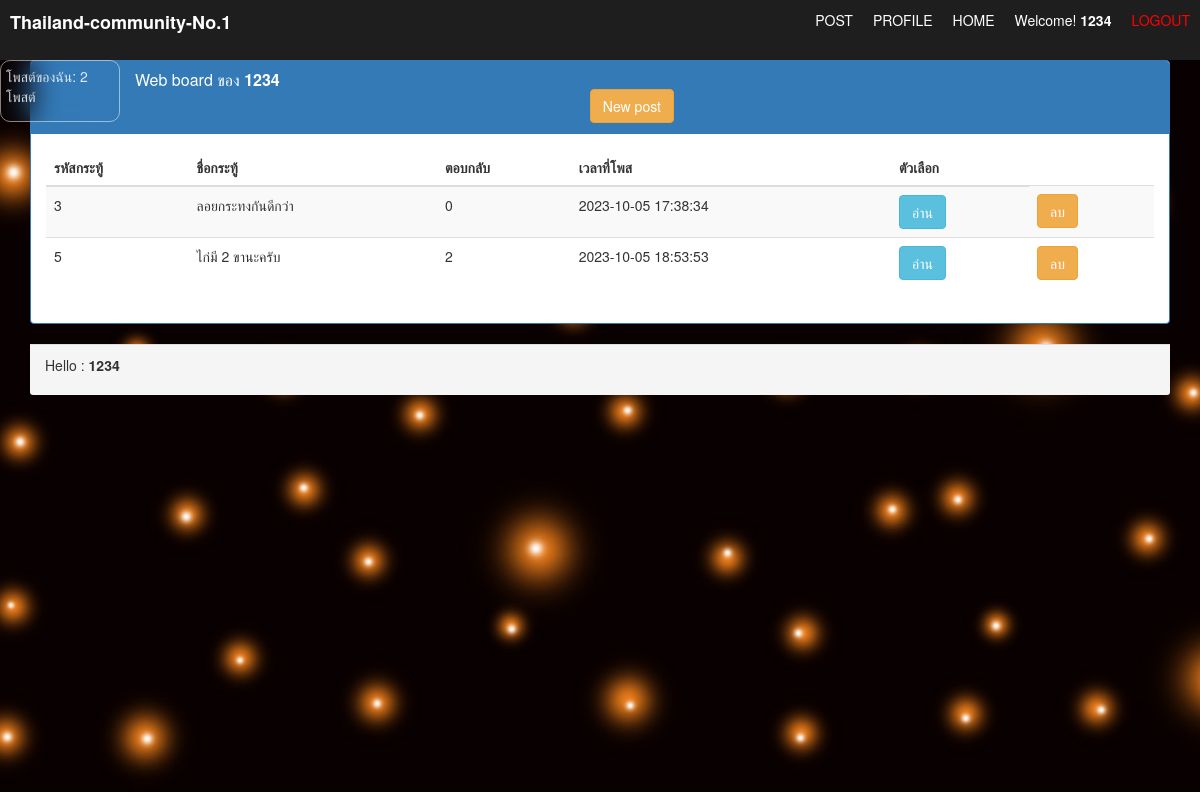
The page /profile.php (signed in) on the database its author committed.
### tables this page shows
CREATE TABLE `post` (
  `post_id` int(11) NOT NULL,
  `title` text NOT NULL,
  `detail` text NOT NULL,
  `date` timestamp NOT NULL DEFAULT current_timestamp(),
  `reply` int(11) NOT NULL,
  `id` int(20) NOT NULL
);

### profile.php (the view, shortened to what this page needs)
<?php
    include 'server.php';
        $user_id = $_SESSION['user_id'];
	    $sql = "SELECT * FROM post WHERE id = $user_id";
        $result = $conn->query($sql);
        $totalPosts = $result->num_rows;
?>
<!DOCTYPE html>
<html lang="en">
<head>
    <link rel="stylesheet" href="https://maxcdn.bootstrapcdn.com/bootstrap/3.4.1/css/bootstrap.min.css">
	<link rel="stylesheet" href="web_board.css">
 </head>
 <body>
	<section>
 <nav>
        <div class="logo">
            <a href="#">Thailand-community-No.1</a>
        </div>
         <ul class="menu">
            <li><a href="post.php">POST</a></li>
		    <li><a href="profile.php">PROFILE</a></li>
            <li><a href="index.php">HOME</a></li>
            <li><?php if (isset($_SESSION['username'])) : ?>
            <p>Welcome! <strong><?php echo $_SESSION['username']; ?></strong></p></li>
            <li><p><a href="index.php?logout='1'" style="color: red;">LOGOUT</a></p></li>
          <?php endif ?>
        </ul>
    </nav>
    <div class="left-box">
	<p style="float: right;">โพสต์ของฉัน: <?php echo $totalPosts; ?> โพสต์</p>
    </div>
   <div class="container">
		<div class="panel panel-primary">
			<div class="panel-heading">
				<div class="row">
					<div class="col-xs-6 col-md-6">
						<h3 class="panel-title">Web board ของ <strong><?php echo  $_SESSION['username'];?></strong></h3>
					</div>
					<div class="col-xs-6 col-md-6 text-right">
						<a href="create_post.php" class="btn btn-warning">New post</a>
					</div>
				</div>
			</div>
			<div class="panel-body">
				<table class="table table-striped">
					<thead>
						<tr>
							<th>รหัสกระทู้</th>
							<th>ชื่อกระทู้</th>
							<th>ตอบกลับ</th>
							<th>เวลาที่โพส</th>
							<th>ตัวเลือก</th>
						</tr>
					</thead>
					<tbody>
						<?php
							$sql = "SELECT * FROM `post` WHERE id = $user_id";
							$query = mysqli_query($conn, $sql);
							while ($result = mysqli_fetch_assoc($query)) {
                                echo '<tr>';
                                echo '<td>' . $result['post_id'] . '</td>';
                                echo '<td>' . $result['title'] . '</td>';
                                echo '<td>' . $result['reply'] . '</td>';
                                echo '<td>' . $result['date'] . '</td>';
                                echo '<td><a href="read.php?id='.$result['post_id'].'" class="btn btn-info">อ่าน</a></td>';
                                echo '<td><a href="delete.php?id='.$result['post_id'].'" class="btn btn-warning">ลบ</a></td>';
                                echo '</tr>';
                            }
						?>
					</tbody>
				</table>
			</div>
			</div>
			<div class="panel-footer">
		    <p> Hello : <strong><?php echo  $_SESSION['username'];?></strong></p>
			  </div>
			</div>
	</section>
</body>
</html>

### web_board.css (style rules this page uses)
* { margin: 0; padding: 0; }
html, body { margin-top: 30px; }
.left-box { color: rgba(255, 255, 255, 0.833); background: transparent; backdrop-filter: blur(15px); float: left; width: 10%; padding: 5px; border: 1px solid rgba(255, 255, 255, 0.5); border-radius: 10px; }
nav { display: flex; justify-content: space-between; padding: 10px; background-color: #1E1E1E; position: fixed; top: 0; width: 100%; }
.logo a { text-decoration: none; color: white; font-weight: bold; font-size: 18px; }
.menu { display: flex; list-style: none; color: white; }
.menu li { margin-left: 20px; }
.menu li a { text-decoration: none; color: white; }
section { background: url('Artboard_1.jpg')no-repeat; min-height: 91.5vh; width: 100%; background-position: center; background-size: cover; }

### rows shown on the page
post: post_id "3", title "ลอยกระทงกันดีกว่า", reply "0", date "2023-10-05 17:38:34"
post: post_id "5", title "ไก่มี 2 ขานะครับ", reply "2", date "2023-10-05 18:53:53"

### other values the page prints
$_SESSION['username'] "1234"
$totalPosts "2"
